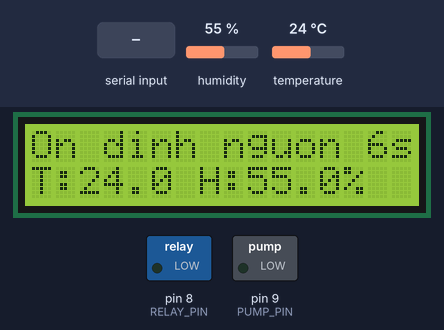
The sketch below on a simulated Arduino Mega 2560, built with avr-gcc and run on an emulated ATmega2560. On the bench: 16×2 character LCD, switched loads named in the sketch (green lamp = pin HIGH). The inputs (shaded band) are chosen by the test bench; at power-on: humidity 55 %, temperature 24 °C. What the sketch prints to the serial monitor is not drawn.

Above: at 4.2 s.
4.3 s: humidity set to 22 %
At 7.1 s:
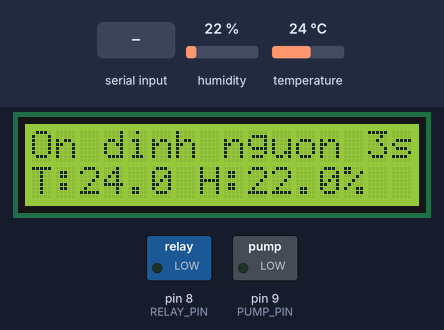
10.6 s: temperature set to 21 °C
At 12.8 s:
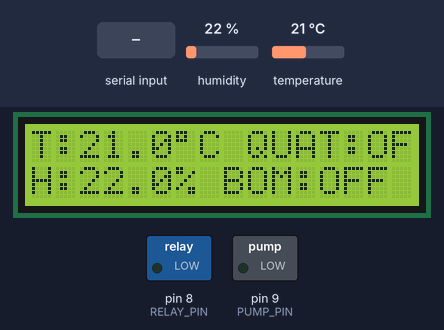
18.2 s: temperature set to 18 °C
At 22.0 s:
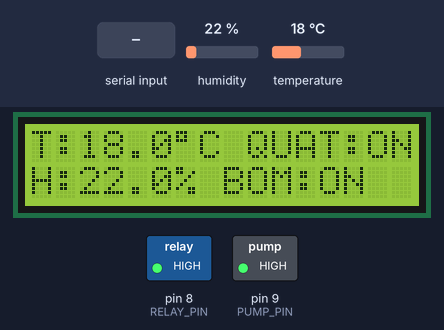
22.6 s: "PUMP:OFF\n" received over Serial
At 25.3 s:
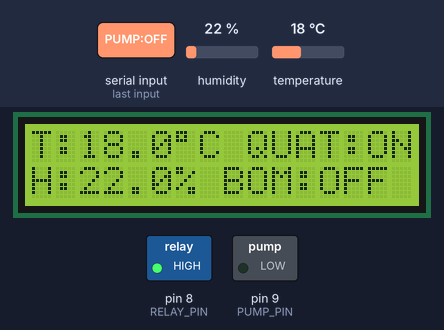
25.6 s: "FAN:OFF\n" received over the second serial link
At 26.2 s:
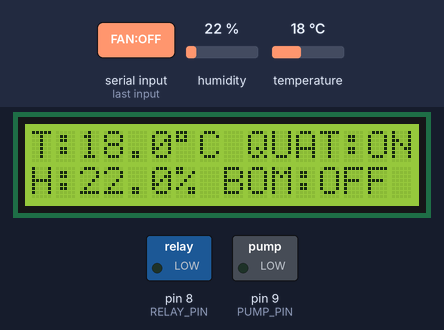
28.6 s: temperature set to 2 °C
At 31.2 s:
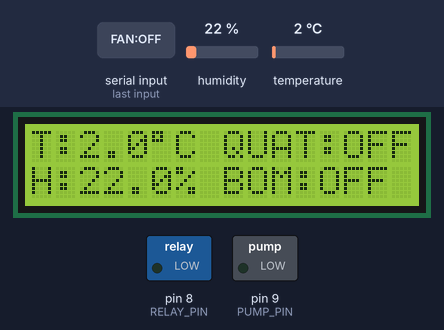
Timing chart, 0 to 32.6 s (numbered marks = the images above; inputs shaded):
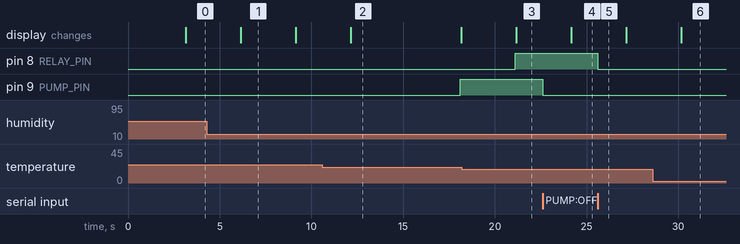

Measured:
- the behaviour switches between 20 and 19 °C on temperature (found by bisection; images 2 and 3)
- after the input at 18.2 s, pin 8 (RELAY_PIN): LOW → HIGH after 2.9 s; the display: changes after 3.0 s (image 3)
- after the input at 22.6 s, pin 9 (PUMP_PIN): HIGH → LOW at once; the display: changes after 1.6 s (image 4)
- after the input at 25.6 s, pin 8 (RELAY_PIN): HIGH → LOW at once
- after the input at 28.6 s, the display: changes after 1.6 s (image 6)
- what the display in image 1 shows lasts 3.0 s, from 6.2 s to 9.2 s
- what the display in image 2 shows lasts 6.0 s, from 12.2 s to 18.2 s

The sketch:

dht_relay.ino
```cpp
/*
 * =====================================================
 *  Arduino Mega 2560 — v4.1
 *  2 Relay riêng + DHT11 + LCD I2C
 *
 *  Nối dây:
 *    Pin 8  → Relay quạt (kích HIGH = bật)
 *    Pin 9  → Relay bơm  (kích LOW  = bật)
 *    Pin 7  → DHT11 DATA
 *    SDA/SCL → LCD I2C
 *
 *  Tương thích: USB + ESP32 cùng lúc
 * =====================================================
 */

#include <Wire.h>
#include <LiquidCrystal_I2C.h>
#include "DHT.h"

// ── Chân kết nối ──
#define DHTPIN         7
#define RELAY_PIN      8   // Quạt (relay riêng)
#define PUMP_PIN       9   // Bơm  (relay riêng)
#define DHTTYPE        DHT11

// ── Ngưỡng tự động ──
#define TEMP_THRESHOLD 20.0
#define HUM_THRESHOLD  75.0

// ── 2 relay riêng: cả 2 đều kích HIGH = bật ──
#define FAN_ON   HIGH
#define FAN_OFF  LOW
#define PUMP_ON  HIGH
#define PUMP_OFF LOW

// ── Thời gian (ms) ──
#define SENSOR_INTERVAL  3000   // Đọc DHT mỗi 3 giây
#define RELAY_DEBOUNCE   5000   // Chống giật relay 5 giây
#define WARMUP_TIME      10000  // 10 giây chờ ổn định nguồn

DHT dht(DHTPIN, DHTTYPE);
LiquidCrystal_I2C lcd(0x27, 16, 2);

bool fanState   = false;
bool pumpState  = false;
bool fanManual  = false;
bool pumpManual = false;
bool warmupDone = false;

float lastT = NAN, lastH = NAN;
int   dhtErrors = 0;

unsigned long lastSensorTime = 0;
unsigned long lastFanChange  = 0;
unsigned long lastPumpChange = 0;

char jsonBuf[100];

// =====================================================
void setFan(bool on) {
  if (fanState == on) return;
  fanState = on;
  digitalWrite(RELAY_PIN, on ? FAN_ON : FAN_OFF);
  lastFanChange = millis();
}

void setPump(bool on) {
  if (pumpState == on) return;
  pumpState = on;
  digitalWrite(PUMP_PIN, on ? PUMP_ON : PUMP_OFF);
  lastPumpChange = millis();
}

// Gửi JSON qua cả USB và ESP32
void sendStatus(float t, float h) {
  snprintf(jsonBuf, sizeof(jsonBuf),
    "{\"t\":%.1f,\"h\":%.1f,\"fan\":%s,\"pump\":%s}",
    t, h,
    fanState  ? "true" : "false",
    pumpState ? "true" : "false"
  );
  Serial.println(jsonBuf);
  Serial1.println(jsonBuf);
}

// Đọc lệnh Serial (dùng String cho an toàn & dễ xử lý lệnh ngắn)
void checkSerial(Stream &port, const char* tag) {
  if (!port.available()) return;

  String cmd = port.readStringUntil('\n');
  cmd.trim();
  if (cmd.length() == 0) return;

  Serial.print(tag); Serial.println(cmd);

  // Không cho phép điều khiển nếu đang trong thời gian warmup (để chống reset)
  if (!warmupDone) {
    Serial.println(F("Dang warmup, tu choi lenh!"));
    return;
  }

  bool changed = false;
  if (cmd == "FAN:ON")   { fanManual  = true;  setFan(true);   changed = true; }
  if (cmd == "FAN:OFF")  { fanManual  = true;  setFan(false);  changed = true; }
  if (cmd == "PUMP:ON")  { pumpManual = true;  setPump(true);  changed = true; }
  if (cmd == "PUMP:OFF") { pumpManual = true;  setPump(false); changed = true; }
  if (cmd == "AUTO")     { fanManual  = false; pumpManual = false; changed = true; }

  // Gửi trạng thái ngay lập tức để web cập nhật tức thời (thời gian thực)!
  if (changed) {
    sendStatus(lastT, lastH);
  }
}

// Đọc DHT11 (retry 3 lần)
bool readDHT(float &t, float &h) {
  for (int i = 0; i < 3; i++) {
    h = dht.readHumidity();
    t = dht.readTemperature();
    if (!isnan(h) && !isnan(t) && t > -10 && t < 60 && h > 0 && h < 100)
      return true;
    delay(100);
  }
  return false;
}

// =====================================================
void setup() {
  Serial.begin(9600);
  Serial1.begin(9600);

  pinMode(RELAY_PIN, OUTPUT);
  pinMode(PUMP_PIN, OUTPUT);
  digitalWrite(RELAY_PIN, FAN_OFF);
  digitalWrite(PUMP_PIN, PUMP_OFF);

  lcd.init();
  lcd.backlight();
  lcd.setCursor(0, 0);
  lcd.print("  Khoi dong...  ");
  lcd.setCursor(0, 1);
  lcd.print("  v4.1  2-Relay ");

  dht.begin();
  delay(3000);
  lcd.clear();

  lastFanChange  = millis();
  lastPumpChange = millis();

  Serial.println(F("Arduino v4.1 - 2 Relay"));
  Serial1.println(F("Arduino v4.1 - 2 Relay"));
}

// =====================================================
void loop() {
  checkSerial(Serial,  "[USB] ");
  checkSerial(Serial1, "[ESP] ");

  unsigned long now = millis();
  if (now - lastSensorTime < SENSOR_INTERVAL) return;
  lastSensorTime = now;

  float t, h;
  if (readDHT(t, h)) {
    lastT = t; lastH = h; dhtErrors = 0;
  } else {
    dhtErrors++;
    if (!isnan(lastT) && !isnan(lastH)) {
      t = lastT; h = lastH;  // Dùng giá trị cũ
    } else {
      t = 25.0; h = 50.0;    // Giá trị mặc định (relay vẫn chạy!)
    }
    if (dhtErrors % 5 == 1) { // Hiển thị lỗi nhưng KHÔNG dừng
      lcd.setCursor(0, 0); lcd.print("DHT11 loi! (#");
      lcd.print(dhtErrors); lcd.print(")  ");
      lcd.setCursor(0, 1); lcd.print("Van dieu khien  ");
    }
  }

  // Warmup 10 giây
  if (!warmupDone) {
    if (now < WARMUP_TIME) {
      lcd.setCursor(0, 0);
      lcd.print("On dinh nguon ");
      lcd.print((WARMUP_TIME - now) / 1000);
      lcd.print("s ");
      lcd.setCursor(0, 1);
      lcd.print("T:"); lcd.print(t, 1);
      lcd.print(" H:"); lcd.print(h, 1); lcd.print("%    ");
      sendStatus(t, h);
      return;
    }
    warmupDone = true;
    lastFanChange = now; lastPumpChange = now;
    Serial.println(F(">> Warmup xong!"));
  }

  // Tự động (chống giật 5s)
  if (!fanManual && (now - lastFanChange > RELAY_DEBOUNCE))
    setFan(t < TEMP_THRESHOLD);
  if (!pumpManual && (now - lastPumpChange > RELAY_DEBOUNCE))
    setPump(h < HUM_THRESHOLD);

  sendStatus(t, h);

  lcd.setCursor(0, 0);
  lcd.print("T:"); lcd.print(t, 1);
  lcd.print((char)223); lcd.print("C ");
  lcd.print(fanState ? "QUAT:ON " : "QUAT:OFF");

  lcd.setCursor(0, 1);
  lcd.print("H:"); lcd.print(h, 1);
  lcd.print("% ");
  lcd.print(pumpState ? "BOM:ON  " : "BOM:OFF ");
}
```
